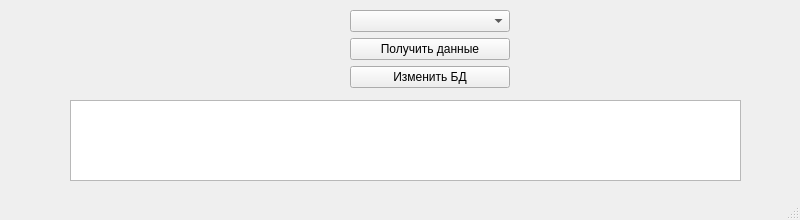
<?xml version="1.0" encoding="UTF-8"?>
<ui version="4.0">
 <class>MainWindow</class>
 <widget class="QMainWindow" name="MainWindow">
  <property name="geometry">
   <rect>
    <x>0</x>
    <y>0</y>
    <width>800</width>
    <height>220</height>
   </rect>
  </property>
  <property name="windowTitle">
   <string>MainWindow</string>
  </property>
  <widget class="QWidget" name="centralwidget">
   <widget class="QWidget" name="gridLayoutWidget">
    <property name="geometry">
     <rect>
      <x>350</x>
      <y>10</y>
      <width>160</width>
      <height>80</height>
     </rect>
    </property>
    <layout class="QGridLayout" name="gridLayout">
     <item row="2" column="0">
      <widget class="QPushButton" name="pushButton">
       <property name="text">
        <string>Получить данные</string>
       </property>
      </widget>
     </item>
     <item row="1" column="0">
      <widget class="QComboBox" name="comboBox"/>
     </item>
     <item row="3" column="0">
      <widget class="QPushButton" name="pushButton_2">
       <property name="text">
        <string>Изменить БД</string>
       </property>
      </widget>
     </item>
    </layout>
   </widget>
   <widget class="QTableWidget" name="tableWidget">
    <property name="geometry">
     <rect>
      <x>70</x>
      <y>100</y>
      <width>671</width>
      <height>81</height>
     </rect>
    </property>
   </widget>
  </widget>
  <widget class="QMenuBar" name="menubar">
   <property name="geometry">
    <rect>
     <x>0</x>
     <y>0</y>
     <width>800</width>
     <height>18</height>
    </rect>
   </property>
  </widget>
  <widget class="QStatusBar" name="statusbar"/>
 </widget>
 <resources/>
 <connections/>
</ui>
